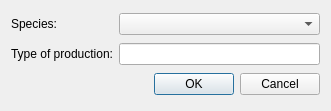
<?xml version="1.0" encoding="UTF-8"?>
<ui version="4.0">
 <class>Dialog</class>
 <widget class="QDialog" name="Dialog">
  <property name="geometry">
   <rect>
    <x>0</x>
    <y>0</y>
    <width>331</width>
    <height>111</height>
   </rect>
  </property>
  <property name="windowTitle">
   <string>Dialog</string>
  </property>
  <layout class="QGridLayout" name="gridLayout">
   <item row="0" column="0">
    <widget class="QLabel" name="label">
     <property name="text">
      <string>Species:</string>
     </property>
    </widget>
   </item>
   <item row="0" column="1">
    <widget class="QComboBox" name="comboBox">
     <property name="minimumSize">
      <size>
       <width>151</width>
       <height>0</height>
      </size>
     </property>
     <property name="editable">
      <bool>false</bool>
     </property>
    </widget>
   </item>
   <item row="1" column="0">
    <widget class="QLabel" name="label_2">
     <property name="text">
      <string>Type of production:</string>
     </property>
    </widget>
   </item>
   <item row="1" column="1">
    <widget class="QLineEdit" name="lineEdit"/>
   </item>
   <item row="2" column="1">
    <widget class="QDialogButtonBox" name="buttonBox">
     <property name="orientation">
      <enum>Qt::Horizontal</enum>
     </property>
     <property name="standardButtons">
      <set>QDialogButtonBox::Cancel|QDialogButtonBox::Ok</set>
     </property>
    </widget>
   </item>
  </layout>
 </widget>
 <resources/>
 <connections>
  <connection>
   <sender>buttonBox</sender>
   <signal>accepted()</signal>
   <receiver>Dialog</receiver>
   <slot>accept()</slot>
   <hints>
    <hint type="sourcelabel">
     <x>248</x>
     <y>254</y>
    </hint>
    <hint type="destinationlabel">
     <x>157</x>
     <y>274</y>
    </hint>
   </hints>
  </connection>
  <connection>
   <sender>buttonBox</sender>
   <signal>rejected()</signal>
   <receiver>Dialog</receiver>
   <slot>reject()</slot>
   <hints>
    <hint type="sourcelabel">
     <x>316</x>
     <y>260</y>
    </hint>
    <hint type="destinationlabel">
     <x>286</x>
     <y>274</y>
    </hint>
   </hints>
  </connection>
 </connections>
</ui>
